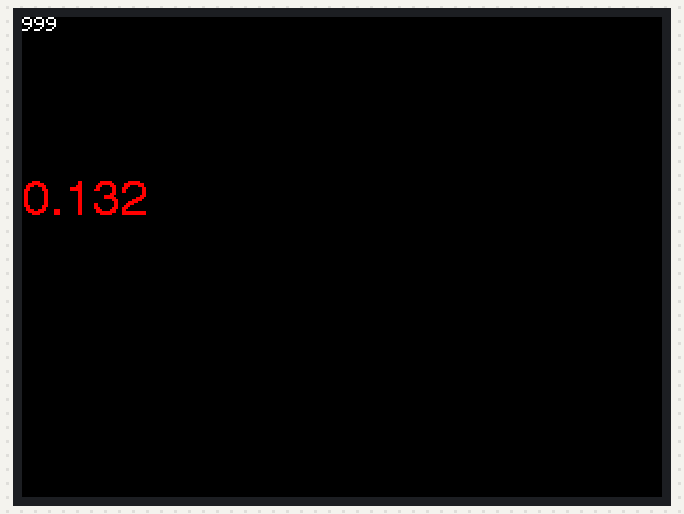
A sketch run on a simulated ESP32. Shown: 320×240 colour display.

Above: at 0.7 s.
At 5.5 s:
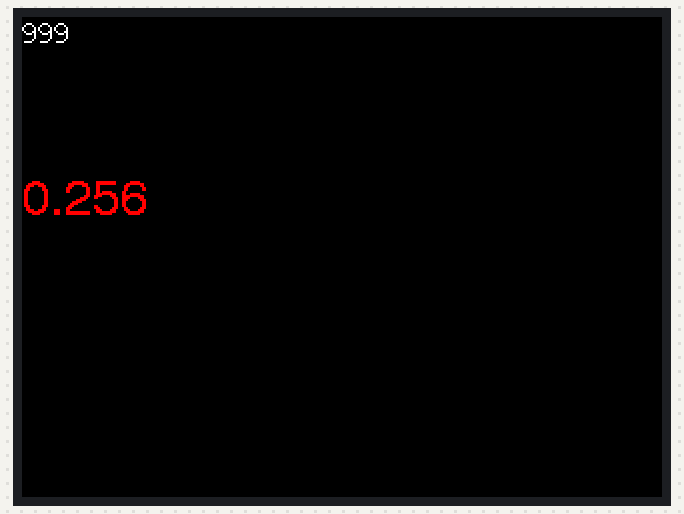
At 11.6 s:
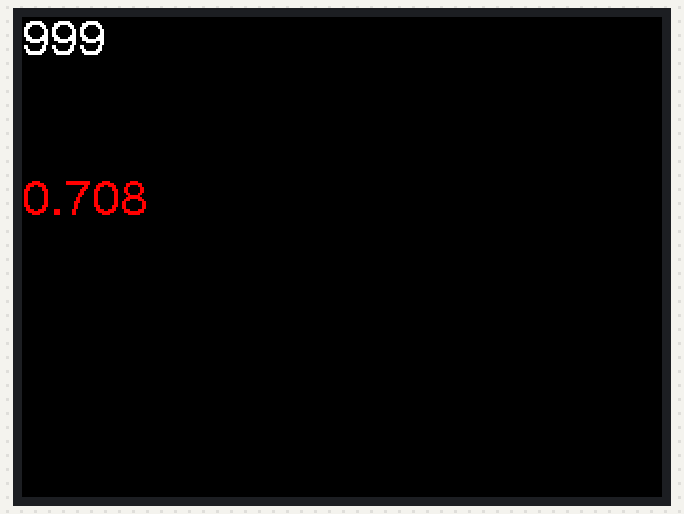
At 21.7 s:
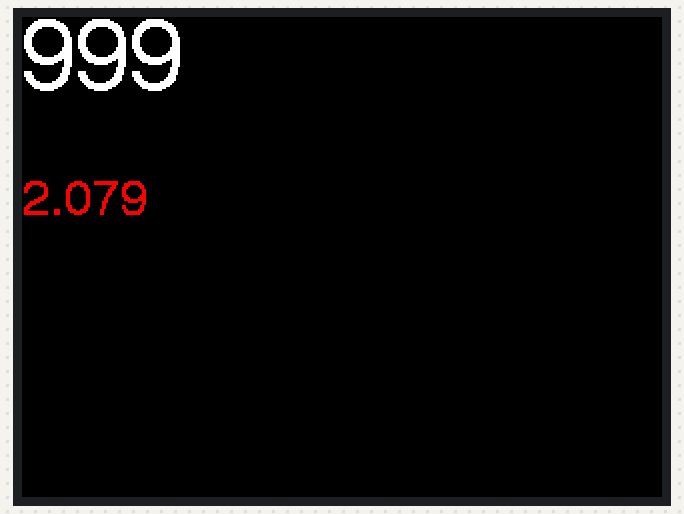
At 32.9 s:
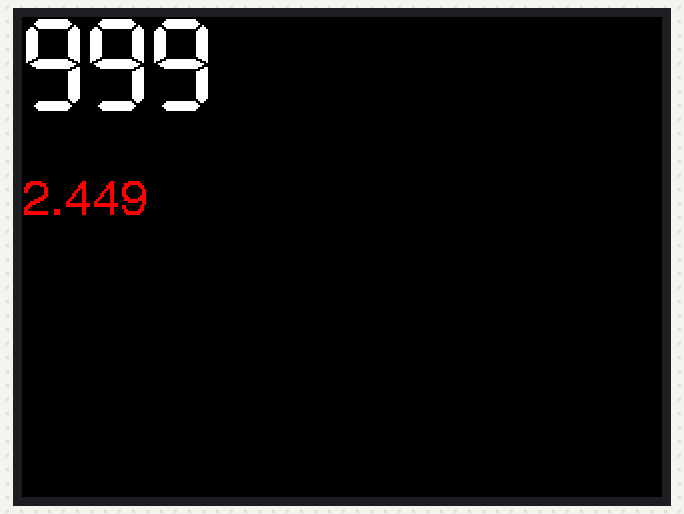
At 38.0 s:
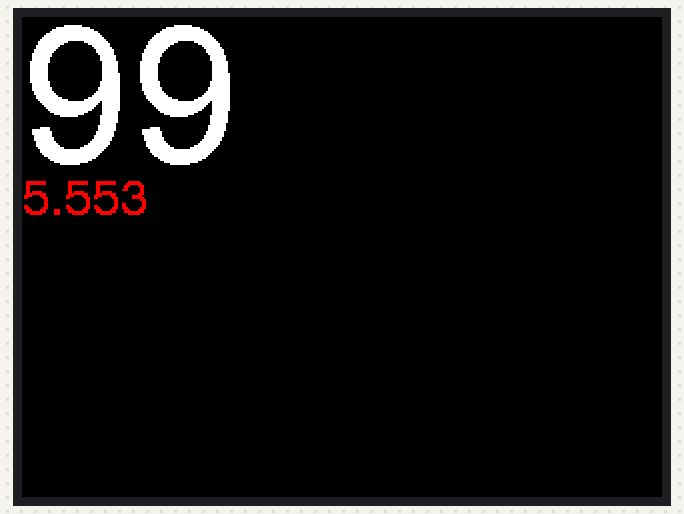

Measured:
- what the display in image 0 shows lasts 4.0 s, from 0.6 s to 4.6 s

The sketch:

TFT_Char_times.ino
```cpp
/*
 Font draw speed and flicker test, draws all numbers 0-999 in each font
 (0-99 in font 8)
 Average time in milliseconds to draw a character is shown in red
 A total of 2890 characters are drawn in each font (190 in font 8)

 Needs fonts 2, 4, 6, 7 and 8

 Make sure all the display driver and pin connections are correct by
 editing the User_Setup.h file in the TFT_eSPI library folder.

 Note that yield() or delay(0) must be called in long duration for/while
 loops to stop the ESP8266 watchdog triggering.

 #########################################################################
 ###### DON'T FORGET TO UPDATE THE User_Setup.h FILE IN THE LIBRARY ######
 #########################################################################
 */


#include <TFT_eSPI.h> // Graphics and font library for ILI9341 driver chip
#include <SPI.h>

TFT_eSPI tft = TFT_eSPI();  // Invoke library, pins defined in User_Setup.h

unsigned long drawTime = 0;

void setup(void) {
  tft.init();
  tft.setRotation(1);
}

void loop() {

  tft.fillScreen(TFT_BLACK);
  tft.setTextColor(TFT_WHITE, TFT_BLACK);

  drawTime = millis();

  for (int i = 0; i < 1000; i++) {
    tft.drawNumber(i, 0, 0, 1);
  }

  drawTime = millis() - drawTime;

  tft.setTextColor(TFT_RED, TFT_BLACK);
  tft.drawFloat(drawTime / 2890.0, 3, 0, 80, 4);

  delay(4000);
  tft.fillScreen(TFT_BLACK);
  tft.setTextColor(TFT_WHITE, TFT_BLACK);
  drawTime = millis();

  for (int i = 0; i < 1000; i++) {
    tft.drawNumber(i, 0, 0, 2);
  }

  drawTime = millis() - drawTime;

  tft.setTextColor(TFT_RED, TFT_BLACK);
  tft.drawFloat(drawTime / 2890.0, 3, 0, 80, 4);

  delay(4000);
  tft.fillScreen(TFT_BLACK);
  tft.setTextColor(TFT_WHITE, TFT_BLACK);
  drawTime = millis();

  for (int i = 0; i < 1000; i++) {
    tft.drawNumber(i, 0, 0, 4);
  }

  drawTime = millis() - drawTime;

  tft.setTextColor(TFT_RED, TFT_BLACK);
  tft.drawFloat(drawTime / 2890.0, 3, 0, 80, 4);

  delay(4000);
  tft.fillScreen(TFT_BLACK);
  tft.setTextColor(TFT_WHITE, TFT_BLACK);
  drawTime = millis();

  for (int i = 0; i < 1000; i++) {
    yield(); tft.drawNumber(i, 0, 0, 6);
  }

  drawTime = millis() - drawTime;

  tft.setTextColor(TFT_RED, TFT_BLACK);
  tft.drawFloat(drawTime / 2890.0, 3, 0, 80, 4);

  delay(4000);
  tft.fillScreen(TFT_BLACK);
  tft.setTextColor(TFT_WHITE, TFT_BLACK);
  drawTime = millis();

  for (int i = 0; i < 1000; i++) {
    yield(); tft.drawNumber(i, 0, 0, 7);
  }

  drawTime = millis() - drawTime;

  tft.setTextColor(TFT_RED, TFT_BLACK);
  tft.drawFloat(drawTime / 2890.0, 3, 0, 80, 4);

  delay(4000);
  tft.fillScreen(TFT_BLACK);
  tft.setTextColor(TFT_WHITE, TFT_BLACK);
  drawTime = millis();

  for (int i = 0; i < 100; i++) {
    yield(); tft.drawNumber(i, 0, 0, 8);
  }

  drawTime = millis() - drawTime;

  tft.setTextColor(TFT_RED, TFT_BLACK);
  tft.drawFloat(drawTime / 190.0, 3, 0, 80, 4);

  delay(4000);
}
```
